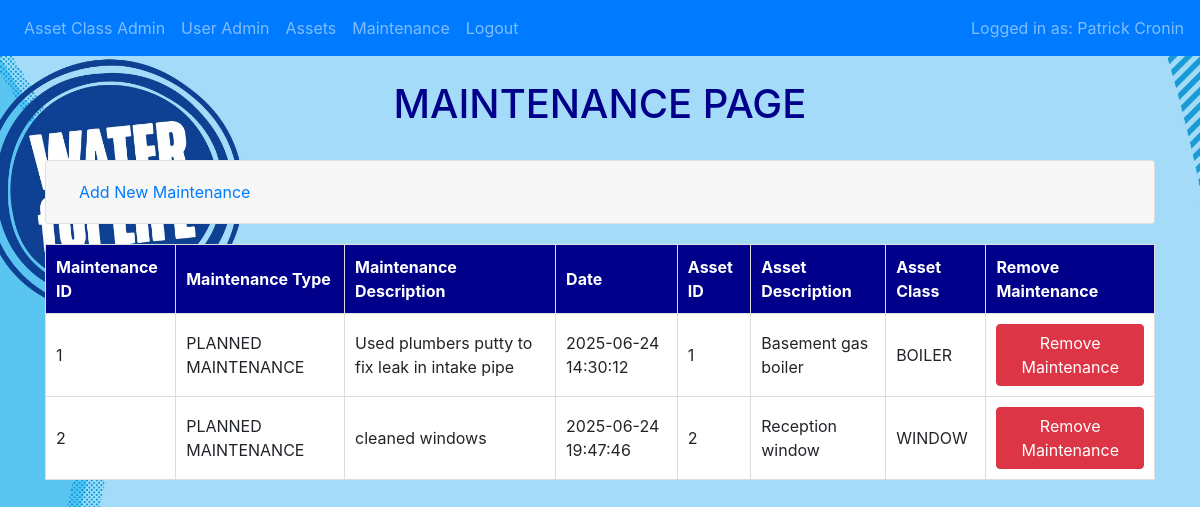
Screenshot of /maintenance (signed in) with the database file from the repository.
### website/models.py (models this page shows)
class User(db.Model, UserMixin):
    id = db.Column(db.Integer, primary_key=True, autoincrement=True)
    username = db.Column(db.String(20), unique=True, nullable=False)
    first_name = db.Column(db.String(50), nullable=False)
    surname = db.Column(db.String(150), nullable=False)
    role = db.Column(db.String(20), nullable=False)
    password = db.Column(db.String(255), nullable=False)

class Maintenance(db.Model):
    id = db.Column(db.Integer, primary_key=True, autoincrement=True)
    maintenance_type = db.Column(db.String(20), nullable=False)
    description = db.Column(db.String(255), nullable=False)
    date = db.Column(db.DateTime, nullable=False, default=func.now())
    asset_id = db.Column(db.Integer, db.ForeignKey('asset.id'), nullable=False)
    user_id = db.Column(db.Integer, db.ForeignKey('user.id'), nullable=False)

class Asset(db.Model):
    id = db.Column(db.Integer, primary_key=True, autoincrement=True)
    description = db.Column(db.String(50), nullable=False)
    location = db.Column(db.String(50), nullable=False)
    status = db.Column(db.String(20), nullable=False)
    serial_number = db.Column(db.String(50))
    class_code_id = db.Column(db.String(2), db.ForeignKey('assetclass.class_code'), nullable=False)
    maintenance = db.relationship('Maintenance', backref='asset', lazy=True)

class Assetclass(db.Model):
    class_code = db.Column(db.String(2), primary_key=True)
    class_desc = db.Column(db.String(50), nullable=False)
    assets = db.relationship('Asset', backref='assetclass', lazy=True)

### website/views.py (the view, shortened to what this page needs)
@views.route('/maintenance', methods=['GET', 'POST'])
@login_required
def maintenance():
    MaintenanceList = db.session.query(Maintenance, Asset, Assetclass).join(Asset, Maintenance.asset_id == Asset.id).join(Assetclass, Asset.class_code_id == Assetclass.class_code).all()
    return render_template("maintenance.html", user=current_user, maintenance_list=MaintenanceList)

### website/__init__.py (called while the page is built)
def create_app():
    app = Flask(__name__)
    app.config.from_object('config.Config')
    db.init_app(app)
    from .views import  views
    from .auth import auth
    app.register_blueprint(views, url_prefix='/')
    app.register_blueprint(auth, url_prefix='/')
    from .models import User, Assetclass, Asset, Maintenance
    with app.app_context():
        db.create_all()
    login_manager = LoginManager()
    login_manager.login_view = 'auth.login'
    try:
        login_manager.init_app(app)
        @login_manager.user_loader
        def load_user(id):
            return User.query.get(int(id))
    except Exception as e:
        logging.error(f"Error loading user {id}: {e}")
        return None
    return app

### website/templates/maintenance.html (shortened to what this page needs)
{% extends "base.html" %}
{% block content %}<br><h1 style="text-align: center; color:darkblue;">MAINTENANCE PAGE</h1><br>
<div class="accordion" id="userMaintenance">
<div class="card">
    <div class="card-header" id="headingAddMaintenance">
        <h2 class="mb-0">
            <button class="btn btn-link btn-block text-left" type="button" data-toggle="collapse" data-target="#collapseAddMaintenance" aria-expanded="false" aria-controls="collapseAddMaintenance">
                Add New Maintenance
            </button>
        </h2>
    </div>
</div>
</div>
<table>
    <thead>
        <tr>
            <th>Maintenance ID</th>
            <th>Maintenance Type</th>
            <th>Maintenance Description</th>
            <th>Date</th>
            <th>Asset ID</th>
            <th>Asset Description</th>
            <th>Asset Class</th>
            <th>Remove Maintenance</th>
        </tr>
    </thead>
    <tbody>
        {% for maintenance, asset, assetclass in maintenance_list %}
        <tr>
            <td>{{ maintenance.id }}</td>
            <td>{{ maintenance.maintenance_type }}</td>
            <td>{{ maintenance.description }}</td>
            <td>{{ maintenance.date }}</td>
            <td>{{ asset.id }}</td>
            <td>{{ asset.description }}</td>
            <td>{{ assetclass.class_desc }}</td>
            <td>
                <form action="{{ url_for('views.delete_maintenance', id=maintenance.id) }}" method="POST" onsubmit="return confirm('Are you sure you want to remove this maintenance?')">
                    <button type="submit" class="btn btn-danger">Remove Maintenance</button>
                </form>
            </td>
        <tr>
{% endfor %}
</tbody>
</table>
{% endblock %}

### website/templates/base.html (shortened to what this page needs)
<!DOCTYPE html>
<html lang="en">
<head>
     <link
      rel="stylesheet"
      href="https://stackpath.bootstrapcdn.com/bootstrap/4.4.1/css/bootstrap.min.css"
    />
    <link
      rel="stylesheet"
      href="https://stackpath.bootstrapcdn.com/font-awesome/4.7.0/css/font-awesome.min.css"
    />
</head>
<body>
    <nav class="navbar navbar-expand-lg navbar-dark bg-primary">
        <div class="collapse navbar-collapse" id="navbar">
            <div class="navbar-nav">
                {% if user.is_authenticated and user.role.upper() == 'ADMIN' %}
                <a class="nav-item nav-link" href="/assetclassadmin">Asset Class Admin</a>
                <a class="nav-item nav-link" href="/useradmin">User Admin</a>
                {% endif %}
                {% if user.is_authenticated %}
                <a class="nav-item nav-link" href="/assets">Assets</a>
                <a class="nav-item nav-link" href="/maintenance">Maintenance</a>
                <a class="nav-item nav-link" href="/logout" onclick="return confirmLogOut()">Logout</a>
                {% else %}
                <a class="nav-item nav-link" href="/login">Login</a>
                {% endif %}
            </div>
            {% if user.is_authenticated %}
                <span class="navbar-text ml-auto">
                    Logged in as: {{ user.first_name }} {{ user.surname }}
                </span>
            {% endif %}
        </div>
    </nav>
    <div class="container">
    {% block content %}
    {% endblock %}
    </div>
</body>
</html>

### website/templates/base.html (style rules this page uses)
table { width: 100%; margin: 20px auto; border-collapse: collapse; }
th, td { padding: 10px; text-align: left; border: 1px solid #ddd; }
th { background-color: darkblue; color: white; }
td { background-color: white; }
form { display: inline; }

### rows the page displays
User: first_name "Patrick", surname "Cronin"
Maintenance: id "1", maintenance_type "PLANNED MAINTENANCE", description "Used plumbers putty to fix leak in intake pipe", date "2025-06-24 14:30:12", description "Basement gas boiler", class_desc "BOILER"
Maintenance: id "2", maintenance_type "PLANNED MAINTENANCE", description "cleaned windows", date "2025-06-24 19:47:46", description "Reception window", class_desc "WINDOW"
